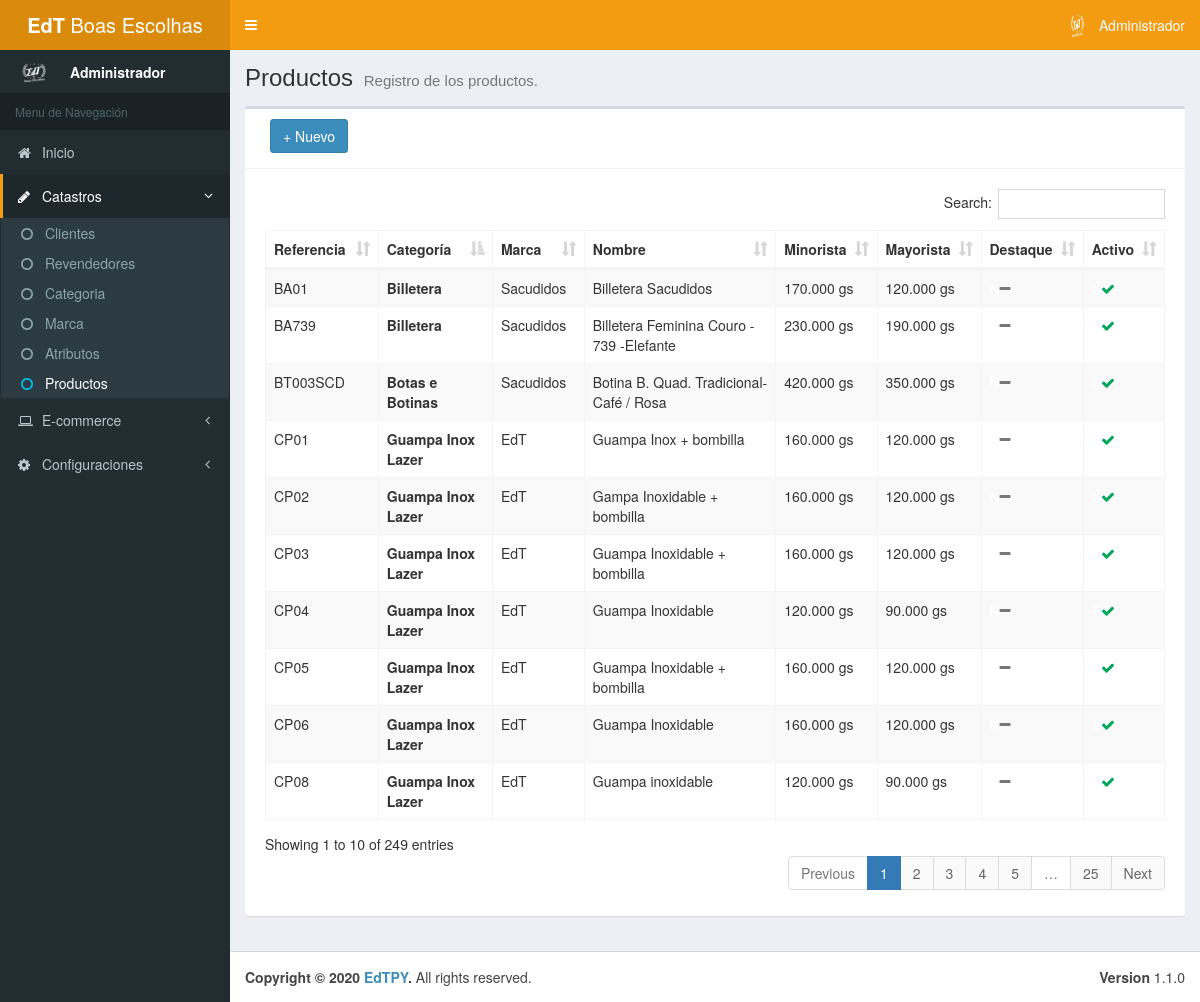
Before: /admin/producto.php (signed in) with the older database file.
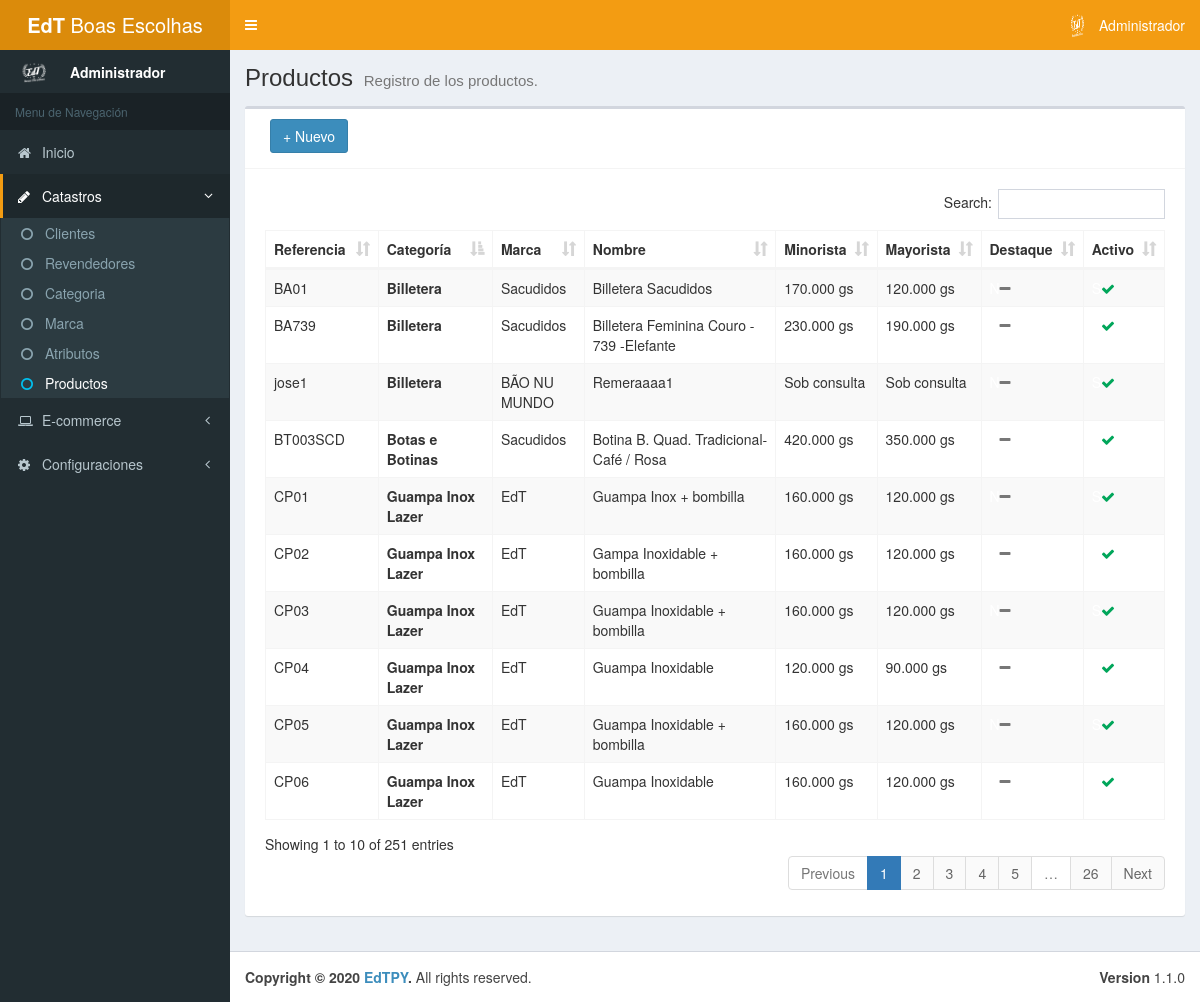
After: the same page with the newer database file.
### tables this page shows
CREATE TABLE IF NOT EXISTS `tb_producto` (
  `id` int(20) NOT NULL AUTO_INCREMENT,
  `referencia` varchar(20) DEFAULT NULL,
  `nombre` varchar(80) NOT NULL,
  `descripcion` text NOT NULL,
  `valor_minorista` int(11) DEFAULT NULL,
  `valor_mayorista` int(11) DEFAULT NULL,
  `id_marca` int(11) NOT NULL,
  `destaque` tinyint(1) NOT NULL,
  `por_pedido` tinyint(1) NOT NULL,
  `activo` tinyint(1) NOT NULL,
  `total_hits` int(11) NOT NULL DEFAULT '0',
  `unique_hits` int(11) NOT NULL DEFAULT '0',
  PRIMARY KEY (`id`)
);

CREATE TABLE IF NOT EXISTS `tb_producto_categoria` (
  `id_producto` int(11) NOT NULL,
  `id_categoria` int(11) NOT NULL,
  PRIMARY KEY (`id_producto`,`id_categoria`)
);

CREATE TABLE IF NOT EXISTS `tb_categoria` (
  `id` int(11) NOT NULL AUTO_INCREMENT,
  `nombre` varchar(80) NOT NULL,
  `id_padre` int(11) DEFAULT NULL,
  `menu` tinyint(1) NOT NULL,
  `activo` tinyint(1) NOT NULL,
  `url` varchar(80) DEFAULT NULL,
  PRIMARY KEY (`id`)
);

CREATE TABLE IF NOT EXISTS `tb_marca` (
  `id` int(11) NOT NULL AUTO_INCREMENT,
  `nombre` varchar(80) NOT NULL,
  `url` varchar(80) DEFAULT NULL,
  `activo` tinyint(1) NOT NULL,
  PRIMARY KEY (`id`)
);

### admin/mods/server/producto.php (called while the page is built, shortened)
<?php
	function getAllProductos () {
		$connection = conn();
		$sql = "SELECT tb_producto.*, tb_marca.nombre AS marca FROM tb_producto LEFT JOIN tb_marca ON tb_producto.id_marca = tb_marca.id ORDER BY id ASC";
		$query = $connection->prepare($sql);
		$query->execute();
		if ($query->rowCount() > 0) {
			$result= $query->fetchAll();
		} else {
			$result = null;
		}
		return $result;
	}
?>

### admin/mods/objs/producto.php (called while the page is built, shortened)
<?php
	include_once "mods/server/producto.php";
    include_once "mods/server/categoria.php";
	$productos = getAllProductos();
?>

### admin/mods/server/categoria.php (called while the page is built, shortened)
<?php
	function getProdCategorias ($producto) {
		$connection = conn();
		$sql = "SELECT * FROM tb_producto_categoria LEFT JOIN tb_categoria ON tb_producto_categoria.id_categoria = tb_categoria.id WHERE tb_categoria.id_padre IS NULL AND tb_producto_categoria.id_producto = '$producto' ORDER BY nombre ASC";
		$query = $connection->prepare($sql);
		$query->execute();
		if ($query->rowCount() > 0) {
			$result= $query->fetchAll();
		} else {
			$result = null;
		}
		return $result;
	}
?>

### admin/producto.php (the view, shortened to what this page needs)
<!DOCTYPE html>
<html>
<head>
	<?php include 'includes/head.php'; ?>
</head>
<body class="hold-transition skin-yellow sidebar-mini">
	<div class="wrapper">
		<?php include 'includes/header.php'; ?>
		<?php include 'includes/aside.php'; ?>
		<?php include_once "mods/objs/producto.php";?>
		<div class="content-wrapper">
			<section class="content-header">
				<h1>
					Productos
					<small>Registro de los productos.</small>
				</h1>
			</section>
			<section class="content">
				<div class="box">
					<div class="box-header with-border">
						<div class="col-md-3 pull-left">
							<button id="btnAdd" type="button" class="btn btn-primary" data-toggle="modal" data-target="#AddModal" style="margin-bottom: 5px;">+ Nuevo</button>
						</div>
					</div>
					<div class="box-body">
						<div class="box-body table-responsive">
							<table class="table table-striped table-bordered display nowra" id="tabladatos">
							<thead>
								<tr>
									<th>Referencia</th>
									<th>Categoría</th>
									<th>Marca</th>
									<th>Nombre</th>
									<th>Minorista</th>
									<th>Mayorista</th>
									<th>Destaque</th>
									<th>Activo</th>
								</tr>
							</thead>
							<tbody>
								<?php
									if ($productos != null) {
										foreach ($productos as $row) {
								?>
								<tr onclick="window.location.href = 'producto_detalle.php?producto=<?php echo $row['id'];?>';">
									<td><?php echo $row['referencia'];?></td>
									<td>
									<?php
										$categoriasprod = getProdCategorias($row['id']);
										foreach ($categoriasprod as $categoria) {
											echo '<b>'.$categoria['nombre'].'</b><br>';
										}
									?>
									</td>
									<td><?php echo $row['marca'];?></td>
									<td><?php echo $row['nombre'];?></td>
									<td>
									<?php
										$minorista = "";
										if ($row['valor_minorista'] > 0) {
											$minorista = number_format($row['valor_minorista'], 0, ',', '.')." gs";
										} else {
											$minorista = "Sob consulta ";
										}
										echo $minorista;
									?>
									</td>
									<td>
									<?php
										$mayorista = "";
										if ($row['valor_mayorista'] > 0) {
											$mayorista = number_format($row['valor_mayorista'], 0, ',', '.')." gs";
										} else {
											$mayorista = "Sob consulta ";
										}
										echo $mayorista;
									?>
									</td>
									<td>
									<?php
										if ($row['destaque'] == 1) {
											echo '<span style="color: white">S</span><i class="fa fa-star text-warning"></i>';
										} else {
											echo '<span style="color: white">N</span><i class="fa fa-minus text-muted"></i>';
										}
									?>
									</td>
									<td>
									<?php
										if ($row['activo'] == 1) {
											echo '<span style="color: white">S</span><i class="fa fa-check text-success"></i>';
										} else {
											echo '<span style="color: white">N</span><i class="fa fa-close text-danger"></i>';
										}
									?>
									</td>
								</tr>
								<?php }}?>
							</tbody>
							</table>
						</div>
					</div>
				</div>
			</section>
		</div>
		<?php include "includes/footer.php"; ?>
	</div>
</body>
</html>

Changed rows visible on the page:
no longer on this page (row edited): tb_producto: referencia "CP08", id_marca.nombre "EdT", nombre "Guampa inoxidable", valor_minorista "120.000 gs", valor_mayorista "90.000 gs", destaque "N", activo 1 (drawn)
no longer on this page (row unchanged): tb_producto_categoria: id_categoria.nombre "Guampa Inox Lazer", shown under "CP08"
added tb_producto: referencia "jose1", id_marca.nombre "BÃO NU MUNDO", nombre "Remeraaaa1", valor_minorista "Sob consulta", valor_mayorista "Sob consulta", destaque "N", activo 1 (drawn)
added tb_producto_categoria: id_categoria.nombre "Billetera", shown under "jose1"
Other visible differences:
text written by a page script: "Search: Showing 1 to 10 of 249 entries Previous 1 2 3 4 5 … 25 Next" → "Search: Showing 1 to 10 of 251 entries Previous 1 2 3 4 5 … 26 Next"
